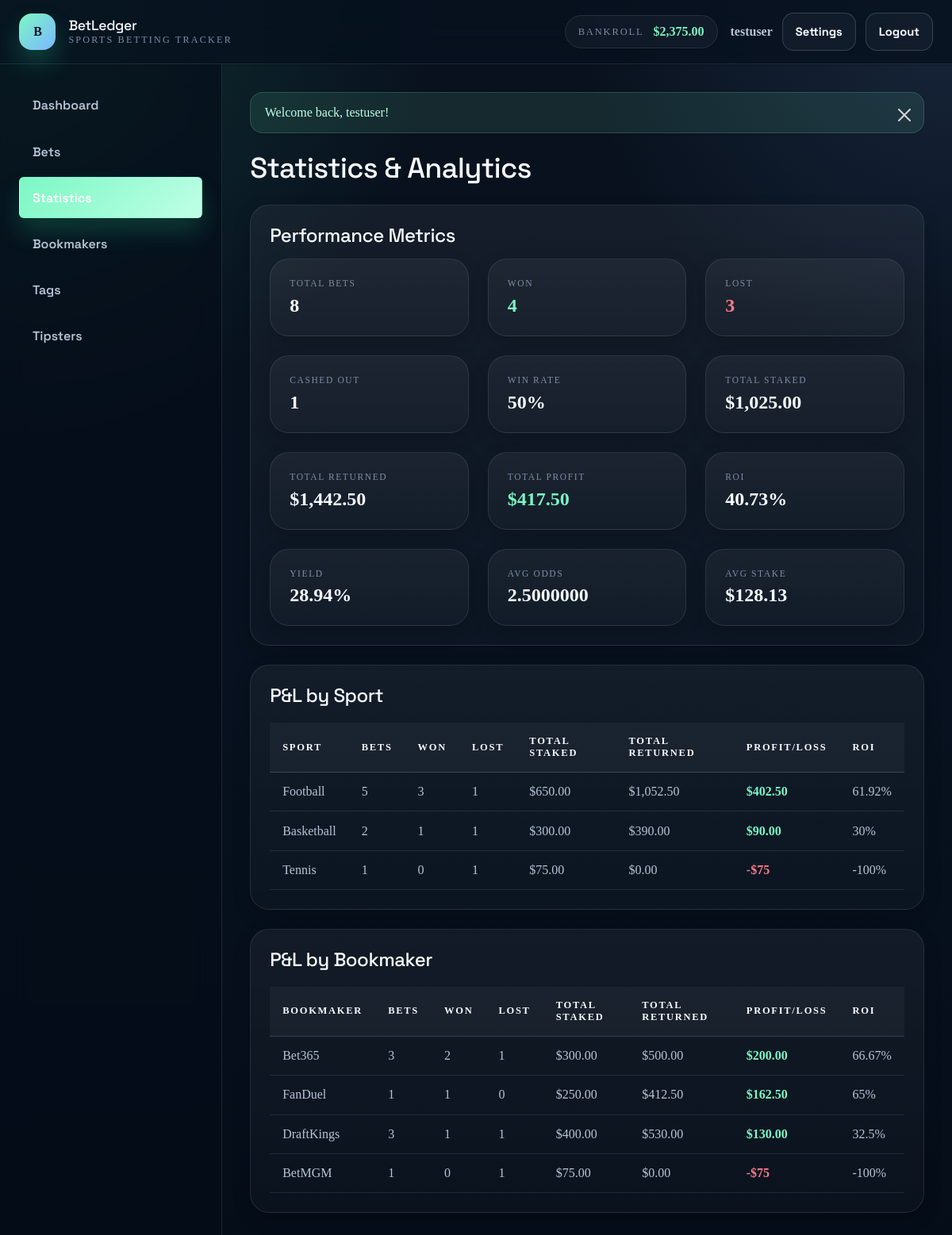
The app's page /statistics (signed in) with its own data.
### tables this page shows
CREATE TABLE users (
    id INT PRIMARY KEY AUTO_INCREMENT,
    username VARCHAR(50) UNIQUE NOT NULL,
    email VARCHAR(120) UNIQUE NOT NULL,
    password_hash VARCHAR(255) NOT NULL,
    currency VARCHAR(3) DEFAULT 'USD',
    timezone VARCHAR(50) DEFAULT 'UTC',
    odds_format VARCHAR(20) DEFAULT 'decimal',
    date_format VARCHAR(20) DEFAULT 'Y-m-d',
    bankroll_start DECIMAL(12, 2) DEFAULT 0,
    created_at TIMESTAMP DEFAULT CURRENT_TIMESTAMP,
    updated_at TIMESTAMP DEFAULT CURRENT_TIMESTAMP ON UPDATE CURRENT_TIMESTAMP,
    deleted_at TIMESTAMP NULL,
    INDEX idx_email (email),
    INDEX idx_username (username)
);

CREATE TABLE sports (
    id INT PRIMARY KEY AUTO_INCREMENT,
    name VARCHAR(100) NOT NULL UNIQUE,
    icon_slug VARCHAR(50),
    created_at TIMESTAMP DEFAULT CURRENT_TIMESTAMP,
    INDEX idx_name (name)
);

CREATE TABLE bookmakers (
    id INT PRIMARY KEY AUTO_INCREMENT,
    user_id INT NOT NULL,
    name VARCHAR(100) NOT NULL,
    url VARCHAR(255),
    account_balance DECIMAL(12, 2) DEFAULT 0,
    bonus_balance DECIMAL(12, 2) DEFAULT 0,
    tax_percentage DECIMAL(5, 2) DEFAULT 0,
    notes TEXT,
    is_archived BOOLEAN DEFAULT FALSE,
    created_at TIMESTAMP DEFAULT CURRENT_TIMESTAMP,
    updated_at TIMESTAMP DEFAULT CURRENT_TIMESTAMP ON UPDATE CURRENT_TIMESTAMP,
    FOREIGN KEY (user_id) REFERENCES users(id) ON DELETE CASCADE,
    INDEX idx_user_id (user_id),
    INDEX idx_name (name)
);

### src/views/statistics-content.php (the view, shortened to what the rows shown need)
<div class="statistics-container">
    <h1>Statistics & Analytics</h1>
    <div class="stats-section">
        <h2>Performance Metrics</h2>
    </div>
    <div class="stats-section">
        <h2>P&L by Sport</h2>
        <div style="overflow-x: auto;">
            <table>
                <thead>
                    <tr>
                        <th>Sport</th>
                        <th>Bets</th>
                        <th>Won</th>
                        <th>Lost</th>
                        <th>Total Staked</th>
                        <th>Total Returned</th>
                        <th>Profit/Loss</th>
                        <th>ROI</th>
                    </tr>
                </thead>
                <tbody>
                    <?php if (!empty($profitBySport)): ?>
                        <?php foreach ($profitBySport as $row): ?>
                        <tr>
                            <td><?php echo $row['sport_name'] ?? 'N/A'; ?></td>
                            <td><?php echo $row['bet_count']; ?></td>
                            <td><?php echo $row['won_count']; ?></td>
                            <td><?php echo $row['lost_count']; ?></td>
                            <td><?php echo formatCurrency($row['total_staked'], $userData['currency']); ?></td>
                            <td><?php echo formatCurrency($row['total_returned'], $userData['currency']); ?></td>
                            <td class="<?php echo $row['profit_loss'] >= 0 ? 'success' : 'danger'; ?>" style="font-weight: 600;">
                                <?php echo formatCurrency($row['profit_loss'], $userData['currency']); ?>
                            </td>
                            <td><?php echo $row['roi']; ?>%</td>
                        </tr>
                        <?php endforeach; ?>
                    <?php else: ?>
                        <tr><td colspan="8" style="text-align: center; color: var(--text-tertiary);">No data available</td></tr>
                    <?php endif; ?>
                </tbody>
            </table>
        </div>
    </div>
    <div class="stats-section">
        <h2>P&L by Bookmaker</h2>
        <div style="overflow-x: auto;">
            <table>
                <thead>
                    <tr>
                        <th>Bookmaker</th>
                        <th>Bets</th>
                        <th>Won</th>
                        <th>Lost</th>
                        <th>Total Staked</th>
                        <th>Total Returned</th>
                        <th>Profit/Loss</th>
                        <th>ROI</th>
                    </tr>
                </thead>
                <tbody>
                    <?php if (!empty($profitByBookmaker)): ?>
                        <?php foreach ($profitByBookmaker as $row): ?>
                        <tr>
                            <td><?php echo $row['bookmaker_name'] ?? 'N/A'; ?></td>
                            <td><?php echo $row['bet_count']; ?></td>
                            <td><?php echo $row['won_count']; ?></td>
                            <td><?php echo $row['lost_count']; ?></td>
                            <td><?php echo formatCurrency($row['total_staked'], $userData['currency']); ?></td>
                            <td><?php echo formatCurrency($row['total_returned'], $userData['currency']); ?></td>
                            <td class="<?php echo $row['profit_loss'] >= 0 ? 'success' : 'danger'; ?>" style="font-weight: 600;">
                                <?php echo formatCurrency($row['profit_loss'], $userData['currency']); ?>
                            </td>
                            <td><?php echo $row['roi']; ?>%</td>
                        </tr>
                        <?php endforeach; ?>
                    <?php else: ?>
                        <tr><td colspan="8" style="text-align: center; color: var(--text-tertiary);">No data available</td></tr>
                    <?php endif; ?>
                </tbody>
            </table>
        </div>
    </div>
</div>

### src/views/layout.php (shortened to what the rows shown need)
<!DOCTYPE html>
<html lang="en">
<head>
    <link href="https://cdn.jsdelivr.net/npm/bootstrap@5.3.3/dist/css/bootstrap.min.css" rel="stylesheet">
    <link rel="stylesheet" href="/css/style.css">
</head>
<body class="<?php echo isLoggedIn() ? 'app-shell authenticated-shell' : 'app-shell guest-shell'; ?>">
    <div class="app-shell-frame">
        <header class="app-header">
            <div class="container-fluid px-4 py-3 header-content">
                <a href="/" class="logo text-decoration-none">
                    <span>
                        <h1><?php echo APP_NAME; ?></h1>
                    </span>
                </a>
                <?php if (isLoggedIn()): ?>
                <div class="header-right">
                    <div class="bankroll-display">
                        <?php
                        $user = new User();
                        $bankroll = $user->getCurrentBankroll(getCurrentUserId());
                        $currency = getCurrentUser()['currency'] ?? 'USD';
                        ?>
                        <span class="label">Bankroll</span>
                        <span class="amount <?php echo $bankroll < 0 ? 'negative' : 'positive'; ?>">
                            <?php echo formatCurrency($bankroll, $currency); ?>
                        </span>
                    </div>
                    <div class="user-menu">
                        <span class="username"><?php echo sanitize(getCurrentUser()['username']); ?></span>
                        <a href="/settings" class="btn btn-outline-light btn-sm">Settings</a>
                        <a href="/logout" class="btn btn-light btn-sm">Logout</a>
                    </div>
                </div>
                <?php endif; ?>
            </div>
        </header>
        <div class="main-layout">
            <main class="main-content">
                <?php include $content_view; ?>
            </main>
        </div>
    </div>
</body>
</html>

### records on screen
users: username "testuser"
sports: name "Football", bet_count "5", won_count "3", lost_count "1", currency "$650.00", currency "$1,052.50", currency "$402.50", roi "61.92"
sports: name "Basketball", bet_count "2", won_count "1", lost_count "1", currency "$300.00", currency "$390.00", currency "$90.00", roi "30"
sports: name "Tennis", bet_count "1", won_count "0", lost_count "1", currency "$75.00", currency "$0.00", currency "-$75", roi "-100"
bookmakers: name "Bet365", bet_count "3", won_count "2", lost_count "1", currency "$300.00", currency "$500.00", currency "$200.00", roi "66.67"
bookmakers: name "FanDuel", bet_count "1", won_count "1", lost_count "0", currency "$250.00", currency "$412.50", currency "$162.50", roi "65"
bookmakers: name "DraftKings", bet_count "3", won_count "1", lost_count "1", currency "$400.00", currency "$530.00", currency "$130.00", roi "32.5"
bookmakers: name "BetMGM", bet_count "1", won_count "0", lost_count "1", currency "$75.00", currency "$0.00", currency "-$75", roi "-100"

### other values on screen
substr(APP_NAME, 0, 1) "B"
APP_NAME "BetLedger"
formatCurrency($bankroll, $currency) "$2,375.00"
getFlash('success') "Welcome back, testuser!"
$totalBets "8"
$wonBets "4"
$lostBets "3"
$cashedOutBets "1"
$winRate "50"
formatCurrency($totalStaked, $userData['currency']) "$1,025.00"
formatCurrency($totalReturned, $userData['currency']) "$1,442.50"
formatCurrency($totalProfit, $userData['currency']) "$417.50"
$roi "40.73"
$yield "28.94"
$avgOdds "2.5000000"
